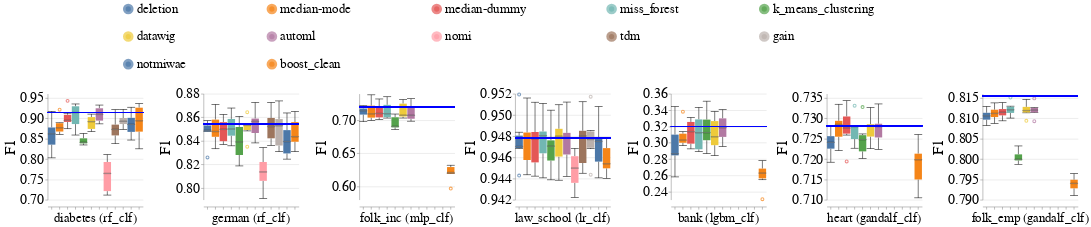

Notebook cell for this chart:
### Code cell
create_box_plots_for_diff_imputers_and_datasets(train_injection_scenario='MCAR3',
                                                test_injection_scenario='MCAR3',
                                                metric_name='f1',
                                                db_client=db_client)

### Figure 1 — Vega-Lite specification as saved in the notebook (floating-point values rounded to 4 significant figures; data arrays with more than 128 entries replaced by an {"elided": "..."} marker saying what was removed)
{"config": {"view": {"continuousWidth": 400, "continuousHeight": 300, "stroke": null}, "axis": {"labelFontSize": 26, "labelFontWeight": "normal", "titleFontSize": 28, "titleFontWeight": "normal"}, "facet": {"spacing": 15}, "header": {"labelFontSize": 24, "labelOrient": "bottom", "labelPadding": 5, "titleFontSize": 28}, "legend": {"columns": 5, "direction": "horizontal", "labelFontSize": 24, "labelLimit": 400, "orient": "top", "symbolOffset": 140, "symbolStrokeWidth": 10, "titleAnchor": "middle", "titleFontSize": 26, "titleLimit": 300}, "title": {"fontSize": 28}}, "data": {"name": "data-5933612557f8395c49f54d7db14f085d"}, "facet": {"column": {"field": "Dataset_Name_With_Model_Name", "sort": {"field": "Dataset_Sequence_Number", "order": "ascending"}, "title": null, "type": "nominal"}}, "spec": {"layer": [{"mark": {"type": "boxplot", "median": {"stroke": "black", "strokeWidth": 0.7}, "ticks": true}, "encoding": {"color": {"field": "Null_Imputer_Name", "sort": ["deletion", "median-mode", "median-dummy", "miss_forest", "k_means_clustering", "datawig", "automl", "nomi", "tdm", "gain", "notmiwae"], "title": null, "type": "nominal"}, "x": {"axis": {"labels": false}, "field": "Null_Imputer_Name", "sort": ["deletion", "median-mode", "median-dummy", "miss_forest", "k_means_clustering", "datawig", "automl", "nomi", "tdm", "gain", "notmiwae"], "title": null, "type": "nominal"}, "y": {"field": "Metric_Value", "scale": {"zero": false}, "title": "F1", "type": "quantitative"}}}, {"mark": "rule", "encoding": {"color": {"value": "blue"}, "size": {"value": 2}, "y": {"field": "Baseline_Median", "type": "quantitative"}}}], "height": 200, "width": 180}, "resolve": {"scale": {"y": "independent"}}, "$schema": "https://vega.github.io/schema/vega-lite/v4.17.0.json", "datasets": {"data-5933612557f8395c49f54d7db14f085d": {"elided": "408 records"}}}
